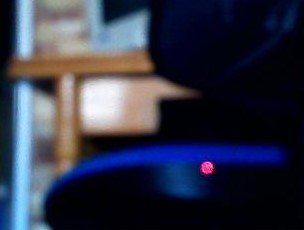
%> input picture Visión Estéreo/83cm.jpg, 304 x 230 px
$ octave prof_laser.m   (GNU Octave 9; MATLAB toolbox functions it lacks are replaced by stand-ins)
%> lines starting %> are read from the running program, lines starting %| are printed output that depends on the picture; in (x1, y1, x2, y2) boxes, pixels count from 0 and x2, y2 are one past the last pixel; in counts of white or black regions, pixels touching at a corner belong together; the program's own positions count from 1
clear all;
close all;
clc;
%capturamos una imagen de la webcam y la guardamos en im_rgb
imorig = imread('83cm.jpg');
%> imorig is the input picture: size 230x304x3 uint8; mean R, G, B 48.5, 52.2, 69.8
figure(1);
imshow(imorig);
im_rgb=imorig;
%Tama駉 imagen.
[M,N] = size(im_rgb(:,:,3));
%> M = 230; N = 304
%Tama駉 sensor CCD de la c醡ara. (mm)
Dx = 36;
Dy = 48;
tCCD = Dx*Dy;

% separamos las 3 componentes de la se馻l original en color
im_r=im_rgb(:,:,1);
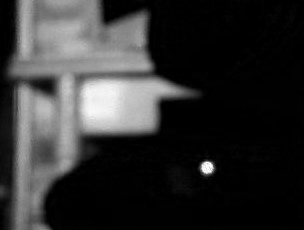
%> im_r: size 230x304 uint8; min 0, max 255, mean 48.5
im_g=im_rgb(:,:,2);
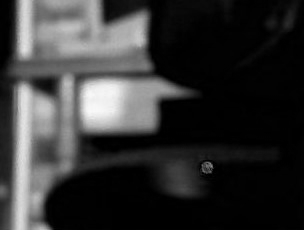
%> im_g: size 230x304 uint8; min 0, max 249, mean 52.2
im_b=im_rgb(:,:,3);
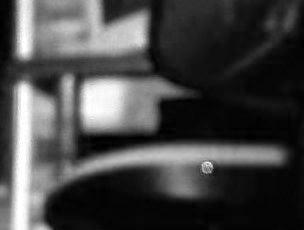
%> im_b: size 230x304 uint8; min 0, max 255, mean 69.8

% analizamos la componente de color rojo y buscamos el valor maximo que
%correspondera con el centro del laser en la imagen
max_row=0;
max_col=0;
imax=0;
max_r=max(im_r(1,:));
%> max_r = 163
for i=2:M-1
    for j=2:N-1
        if (im_r(i,j)> max_r)
            max_r=double(im_r(i,j));
            max_row=i;
            max_col=j;
        end
    end
end
%> after the loop, max_col = 210; max_r = 255; max_row = 164

%representamos la imagen original en color para comprobar que aparece el
%laser en la imagen

figure(1),imshow(im_rgb)

for i=2:M-1
    for j=2:N-1
        if (i == max_row)||(j == max_col)
            im_rgb(i,j)=255;
        end
    end
end
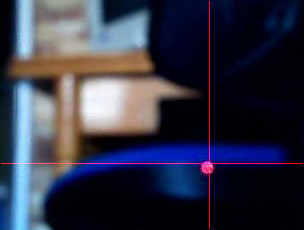
%> im_rgb: size 230x304x3 uint8; 0.75% of pixels changed, all inside (x1, y1, x2, y2) = (1, 1, 303, 229)
figure(2);imshow(im_rgb);
%calculamos el numero de pixeles de los que difiere el centro del laser
%desde el centro de la imagen
cent_img =floor( M/2);
%> cent_img = 115
pfc=abs(cent_img-max_row);
%> pfc = 49

%calculamos con valores reales y con simulaciones los valores de ganancia y
%desfase mediante la expresion distancia = h/tan(pfc*ganancia+desfase)*2 de
%forma que conociendo la distancia real y la altura h en cm a la que se
%encuentra la camara respecto del laser podemos calcular los parametros
%ganancia y desfase.
ganancia = 0.0024301218;
desfase = -0.056638255;

%Distancia laser-camara (mm)
dist = 5.4;%en centimetros
%aplicamos la formula con la que obtenemos la distancia
distancia = dist/tan(pfc*ganancia+desfase);
%> distancia = 86.37
fprintf('Profundidad de la imagen = %f.\n',distancia);
%| Profundidad de la imagen = 86.373774.
